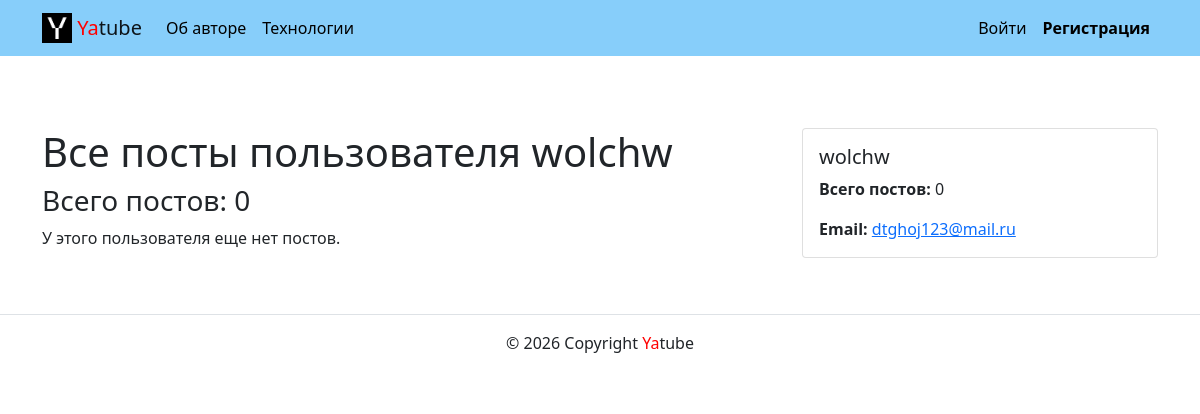
The app's page /profile/wolchw/, older data.
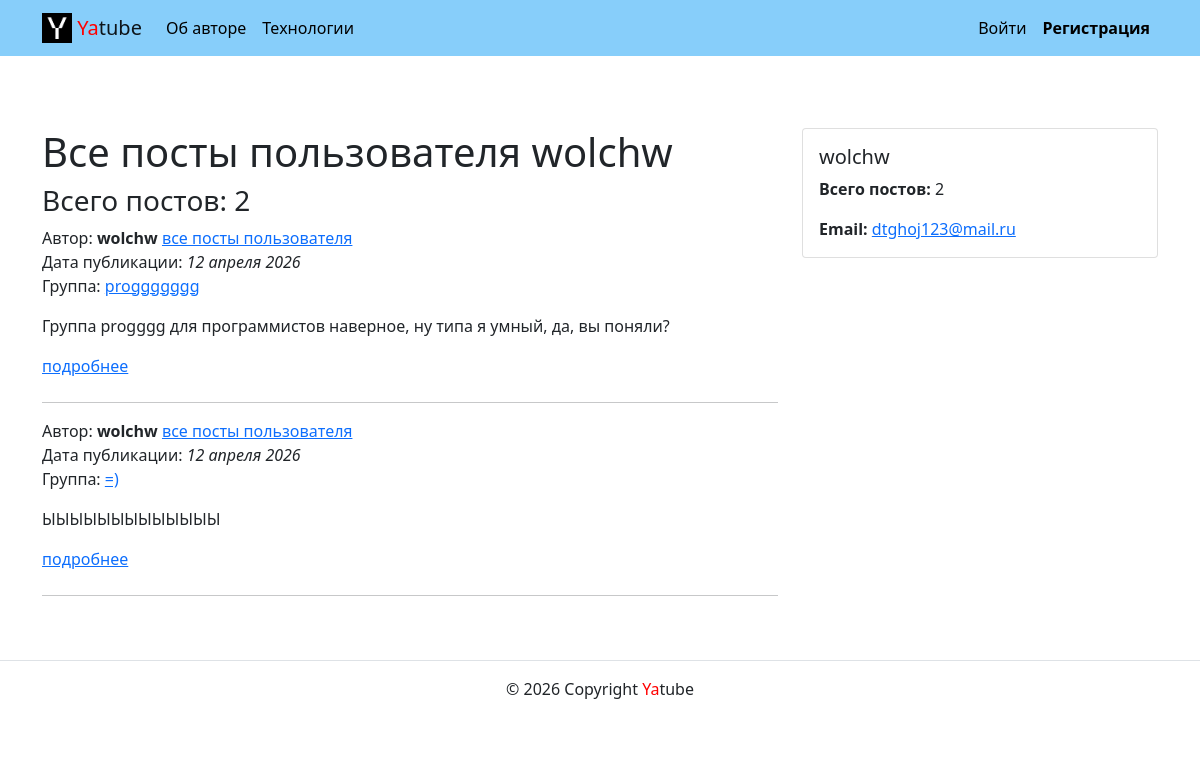
The same page, newer data.
### posts/models.py (models this page shows, shortened)
class Post(models.Model):
    text = models.TextField()
    pub_date = models.DateTimeField(auto_now_add=True)
    author = models.ForeignKey(
        User,
        on_delete=models.CASCADE,
        related_name='posts'
    )
    group = models.ForeignKey(
        'Group',
        on_delete=models.CASCADE,
        blank=True,  # Может быть пустым в формах
        null=True,   # Может быть NULL в базе данных
        related_name='posts'  # Позволит из группы получать все посты группы
    )

class Group(models.Model):
    title = models.CharField(max_length=200)  # Название группы
    slug = models.SlugField(unique=True)      # Уникальный адрес для URL
    description = models.TextField()           # Описание группы

### posts/views.py (the view)
# urls.py: path('profile/<str:username>/', views.profile, name='profile'),
def profile(request, username):
    author = get_object_or_404(User, username=username)
    post_list = Post.objects.filter(author=author).order_by('-pub_date')
    paginator = Paginator(post_list, 10)
    page_number = request.GET.get('page')
    page_obj = paginator.get_page(page_number)
    post_count = post_list.count()
    context = {
        'author': author,
        'page_obj': page_obj,
        'post_count': post_count,
    }
    return render(request, 'posts/profile.html', context)

### core/context_processors/year.py (called while the page is built)
def year(request):
    return {
        'year': datetime.now().year
    }

### templates/posts/profile.html (shortened to what this page needs)
{% extends "base.html" %}
{% load static %}
{% block content %}
<div class="row mt-4">
  <div class="col-md-8">
    <h1>Все посты пользователя {{ author.username }}</h1>
    <h3>Всего постов: {{ post_count }}</h3>
    {% for post in page_obj %}
      <article class="mb-4">
        <ul class="list-unstyled">
          <li>
            Автор: <strong>{{ post.author.username }}</strong>
            <a href="{% url 'posts:profile' post.author.username %}">все посты пользователя</a>
          </li>
          <li>
            Дата публикации: <em>{{ post.pub_date|date:"d E Y" }}</em>
          </li>
          {% if post.group %}
            <li>
              Группа: <a href="{% url 'posts:group_list' post.group.slug %}">{{ post.group.title }}</a>
            </li>
          {% endif %}
        </ul>
        <p>{{ post.text }}</p>
        <a href="{% url 'posts:post_detail' post.id %}">подробнее</a>
      </article>
      <hr>
    {% empty %}
      <p>У этого пользователя еще нет постов.</p>
    {% endfor %}
  </div>
  <div class="col-md-4">
    <div class="card">
      <div class="card-body">
        <h5 class="card-title">{{ author.username }}</h5>
        <p class="card-text">
          <strong>Всего постов:</strong> {{ post_count }}
        </p>
        {% if author.email %}
          <p class="card-text">
            <strong>Email:</strong> <a href="mailto:{{ author.email }}">{{ author.email }}</a>
          </p>
        {% endif %}
      </div>
    </div>
  </div>
</div>
{% endblock %}

Row changes from the older to the newer data that the page shows:
added Post: author.username "wolchw", pub_date "12 апреля 2026", group "proggggggg", text "Группа progggg для программистов наверное, ну типа я умный, да, вы поняли?"
added Post: author.username "wolchw", pub_date "12 апреля 2026", group "=)", text "ЫЫЫЫЫЫЫЫЫЫЫЫЫ"
Text that changed along with them:
{{ post_count }}: "0" → "2"
text no longer shown: "У этого пользователя еще нет постов."
